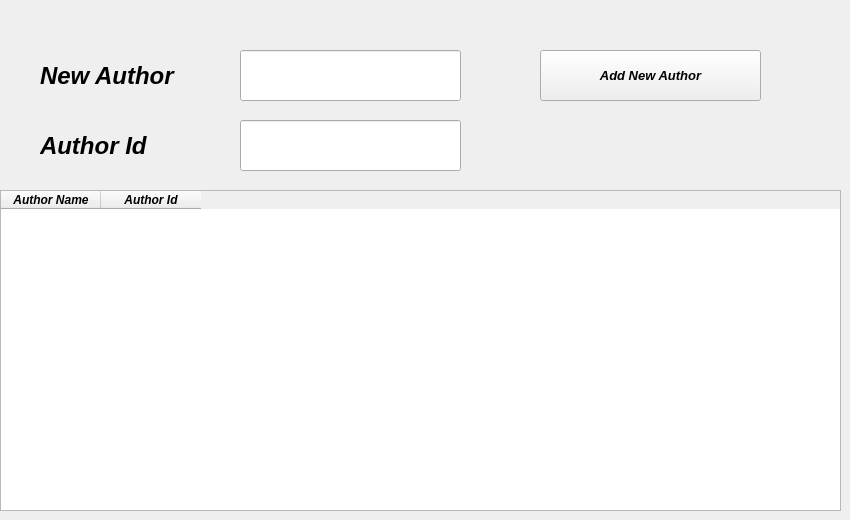
      <widget class="QWidget" name="tab_2">
       <attribute name="title">
        <string>Author</string>
       </attribute>
       <widget class="QLineEdit" name="lineEdit_20">
        <property name="geometry">
         <rect>
          <x>240</x>
          <y>50</y>
          <width>221</width>
          <height>51</height>
         </rect>
        </property>
       </widget>
       <widget class="QTableWidget" name="tableWidget_3">
        <property name="geometry">
         <rect>
          <x>0</x>
          <y>190</y>
          <width>841</width>
          <height>321</height>
         </rect>
        </property>
        <property name="font">
         <font>
          <pointsize>9</pointsize>
          <weight>75</weight>
          <italic>true</italic>
          <bold>true</bold>
         </font>
        </property>
        <column>
         <property name="text">
          <string>Author Name</string>
         </property>
        </column>
        <column>
         <property name="text">
          <string>Author Id</string>
         </property>
        </column>
       </widget>
       <widget class="QPushButton" name="pushButton_15">
        <property name="geometry">
         <rect>
          <x>540</x>
          <y>50</y>
          <width>221</width>
          <height>51</height>
         </rect>
        </property>
        <property name="font">
         <font>
          <family>Segoe UI</family>
          <pointsize>10</pointsize>
          <weight>75</weight>
          <italic>true</italic>
          <bold>true</bold>
         </font>
        </property>
        <property name="text">
         <string>Add New Author</string>
        </property>
       </widget>
       <widget class="QLabel" name="label_27">
        <property name="geometry">
         <rect>
          <x>40</x>
          <y>50</y>
          <width>161</width>
          <height>51</height>
         </rect>
        </property>
        <property name="font">
         <font>
          <family>Segoe UI</family>
          <pointsize>18</pointsize>
          <weight>75</weight>
          <italic>true</italic>
          <bold>true</bold>
         </font>
        </property>
        <property name="text">
         <string>New Author</string>
        </property>
       </widget>
       <widget class="QLineEdit" name="lineEdit_32">
        <property name="geometry">
         <rect>
          <x>240</x>
          <y>120</y>
          <width>221</width>
          <height>51</height>
         </rect>
        </property>
       </widget>
       <widget class="QLabel" name="label_39">
        <property name="geometry">
         <rect>
          <x>40</x>
          <y>120</y>
          <width>161</width>
          <height>51</height>
         </rect>
        </property>
        <property name="font">
         <font>
          <family>Segoe UI</family>
          <pointsize>18</pointsize>
          <weight>75</weight>
          <italic>true</italic>
          <bold>true</bold>
         </font>
        </property>
        <property name="text">
         <string>Author Id</string>
        </property>
       </widget>
      </widget>
